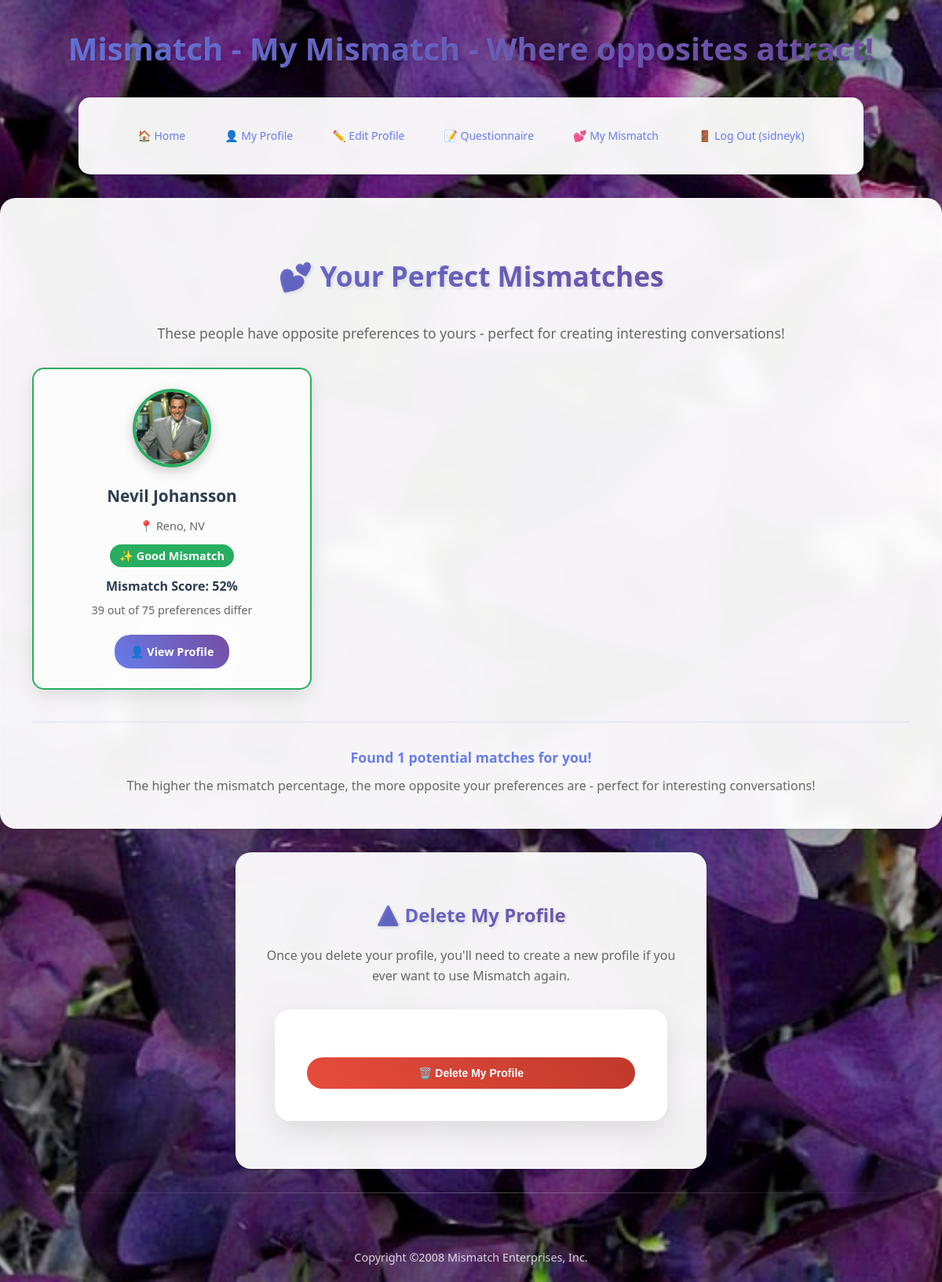
Page /mymismatch.php (signed in) on the committed database.
### tables this page shows
CREATE TABLE mismatch_user (
  user_id INTEGER PRIMARY KEY AUTOINCREMENT,
  username VARCHAR(32),
  password VARCHAR(40),
  join_date DATETIME,
  first_name VARCHAR(32),
  last_name VARCHAR(32),
  gender VARCHAR(1),
  birthdate DATE,
  city VARCHAR(32),
  state VARCHAR(2),
  picture VARCHAR(32)
);

### mymismatch.php (the view, shortened to what this page needs)
<?php
  require_once('header.php');
  require_once('navmenu.php');
  $dbc = new SQLite3(DB_PATH);
  $query = "SELECT topic_id, response FROM mismatch_response WHERE user_id = " . $_SESSION['user_id'];
  $user_responses = $dbc->query($query);
  $user_preferences = array();
  while ($row = $user_responses->fetchArray(SQLITE3_ASSOC)) {
    $user_preferences[$row['topic_id']] = $row['response'];
  }
  $mismatch_users = array();
  $query = "SELECT DISTINCT u.user_id, u.first_name, u.last_name, u.gender, u.city, u.state, u.picture
            FROM mismatch_user u
            INNER JOIN mismatch_response r ON u.user_id = r.user_id
            WHERE u.user_id != " . $_SESSION['user_id'] . "
            AND u.first_name IS NOT NULL
            GROUP BY u.user_id
            HAVING COUNT(r.response_id) > 0";
  $other_users = $dbc->query($query);
  while ($user = $other_users->fetchArray(SQLITE3_ASSOC)) {
    $query = "SELECT topic_id, response FROM mismatch_response WHERE user_id = " . $user['user_id'];
    $other_responses = $dbc->query($query);
    $mismatch_count = 0;
    $total_questions = 0;
    while ($response = $other_responses->fetchArray(SQLITE3_ASSOC)) {
      if (isset($user_preferences[$response['topic_id']])) {
        $total_questions++;
        if ($user_preferences[$response['topic_id']] != $response['response']) {
          $mismatch_count++;
        }
      }
    }
    if ($total_questions >= 5) {
      $mismatch_percentage = ($mismatch_count / $total_questions) * 100;
      $user['mismatch_percentage'] = round($mismatch_percentage);
      $user['mismatch_count'] = $mismatch_count;
      $user['total_questions'] = $total_questions;
      $mismatch_users[] = $user;
    }
  }
  usort($mismatch_users, function($a, $b) {
    return $b['mismatch_percentage'] - $a['mismatch_percentage'];
  });
  echo '<div style="background: rgba(255, 255, 255, 0.95); backdrop-filter: blur(10px); border-radius: 20px; padding: 40px; margin: 30px auto; max-width: 1200px; box-shadow: 0 15px 35px rgba(0,0,0,0.1); border: 1px solid rgba(255,255,255,0.2);">';
  echo '<h3 style="text-align: center; margin-bottom: 30px; background: linear-gradient(45deg, #667eea, #764ba2); -webkit-background-clip: text; -webkit-text-fill-color: transparent; background-clip: text; font-size: 2.2em; font-weight: 700;">💕 Your Perfect Mismatches</h3>';
  if (empty($mismatch_users)) {
    echo '<div style="text-align: center; padding: 40px;">';
    echo '<p style="color: #666; font-size: 1.2em; margin-bottom: 20px;">No matches found yet. More people need to complete the questionnaire!</p>';
    echo '<p style="color: #667eea; font-weight: 600;">Share Mismatch with your friends to find more potential matches!</p>';
    echo '</div>';
  } else {
    echo '<p style="text-align: center; color: #666; margin-bottom: 30px; font-size: 1.1em;">These people have opposite preferences to yours - perfect for creating interesting conversations!</p>';
    echo '<div style="display: grid; grid-template-columns: repeat(auto-fill, minmax(300px, 1fr)); gap: 25px;">';
    foreach ($mismatch_users as $match) {
      $match_level = '';
      $match_color = '';
      if ($match['mismatch_percentage'] >= 80) {
        $match_level = '🔥 Perfect Mismatch';
        $match_color = '#e74c3c';
      } elseif ($match['mismatch_percentage'] >= 60) {
        $match_level = '💫 Great Mismatch';
        $match_color = '#f39c12';
      } else {
        $match_level = '✨ Good Mismatch';
        $match_color = '#27ae60';
      }
      echo '<div style="background: rgba(255, 255, 255, 0.8); border-radius: 15px; padding: 25px; border: 2px solid ' . $match_color . '; box-shadow: 0 8px 25px rgba(0,0,0,0.1); transition: transform 0.3s ease;">';
      if (!empty($match['picture']) && is_file(MM_UPLOADPATH . $match['picture']) && filesize(MM_UPLOADPATH . $match['picture']) > 0) {
        echo '<img src="' . MM_UPLOADPATH . $match['picture'] . '" alt="' . $match['first_name'] . '" style="width: 100px; height: 100px; object-fit: cover; border-radius: 50%; border: 4px solid ' . $match_color . '; margin: 0 auto 20px; display: block; box-shadow: 0 5px 15px rgba(0,0,0,0.2);" />';
      } else {
        echo '<img src="' . MM_UPLOADPATH . 'nopic.jpg' . '" alt="' . $match['first_name'] . '" style="width: 100px; height: 100px; object-fit: cover; border-radius: 50%; border: 4px solid ' . $match_color . '; margin: 0 auto 20px; display: block; box-shadow: 0 5px 15px rgba(0,0,0,0.2);" />';
      }
      echo '<h4 style="text-align: center; color: #2c3e50; margin-bottom: 10px; font-size: 1.3em;">' . $match['first_name'] . ' ' . $match['last_name'] . '</h4>';
      if (!empty($match['city']) || !empty($match['state'])) {
        echo '<p style="text-align: center; color: #666; margin-bottom: 15px; font-size: 0.9em;">📍 ' . $match['city'] . ', ' . $match['state'] . '</p>';
      }
      echo '<div style="text-align: center; margin-bottom: 15px;">';
      echo '<span style="background: ' . $match_color . '; color: white; padding: 5px 12px; border-radius: 15px; font-size: 0.9em; font-weight: 600;">' . $match_level . '</span>';
      echo '</div>';
      echo '<div style="text-align: center; margin-bottom: 20px;">';
      echo '<p style="color: #2c3e50; font-weight: 600; margin-bottom: 5px;">Mismatch Score: ' . $match['mismatch_percentage'] . '%</p>';
      echo '<p style="color: #666; font-size: 0.9em;">' . $match['mismatch_count'] . ' out of ' . $match['total_questions'] . ' preferences differ</p>';
      echo '</div>';
      echo '<div style="text-align: center;">';
      echo '<a href="viewprofile.php?user_id=' . $match['user_id'] . '" style="background: linear-gradient(45deg, #667eea, #764ba2); color: white; padding: 10px 20px; border-radius: 20px; text-decoration: none; font-weight: 600; display: inline-block; transition: all 0.3s ease; font-size: 0.9em;">👤 View Profile</a>';
      echo '</div>';
      echo '</div>';
    }
    echo '</div>';
    echo '<div style="text-align: center; margin-top: 40px; padding-top: 30px; border-top: 2px solid rgba(102, 126, 234, 0.1);">';
    echo '<p style="color: #667eea; font-weight: 600; font-size: 1.1em;">Found ' . count($mismatch_users) . ' potential matches for you!</p>';
    echo '<p style="color: #666; margin-top: 10px;">The higher the mismatch percentage, the more opposite your preferences are - perfect for interesting conversations!</p>';
    echo '</div>';
  }
  echo '</div>';
  echo '<div style="background: rgba(255, 255, 255, 0.95); backdrop-filter: blur(10px); border-radius: 20px; padding: 30px; margin: 30px auto; max-width: 600px; box-shadow: 0 15px 35px rgba(0,0,0,0.1); border: 1px solid rgba(255,255,255,0.2);">';
  echo '<h3 style="text-align: center; margin-bottom: 20px; color: #e74c3c; font-size: 1.5em;">⚠️ Delete My Profile</h3>';
  echo '<p style="text-align: center; color: #666; margin-bottom: 20px; line-height: 1.6;">Once you delete your profile, you\'ll need to create a new profile if you ever want to use Mismatch again.</p>';
  echo '<form method="post" action="' . $_SERVER['PHP_SELF'] . '" style="text-align: center;">';
  echo '<input type="submit" value="🗑️ Delete My Profile" name="submit" style="background: linear-gradient(45deg, #e74c3c, #c0392b); color: white; padding: 12px 25px; border: none; border-radius: 20px; font-size: 14px; font-weight: 600; cursor: pointer; transition: all 0.3s ease;" />';
  echo '</form>';
  echo '</div>';
?>
<?php
  require_once('footer.php');
?>

### style.css (style rules this page uses)
* { margin: 0; padding: 0; box-sizing: border-box; }
body { font-family: 'Segoe UI', Tahoma, Geneva, Verdana, sans-serif; background: url('images/background.jpg') no-repeat center center fixed; background-size: cover; min-height: 100vh; color: #333; line-height: 1.6; position: relative; }
body::before { content: ''; position: fixed; top: 0; left: 0; width: 100%; height: 100%; background: rgba(0, 0, 0, 0.3); z-index: -1; }
h1, h2, h3, h4 { color: #2c3e50; margin-bottom: 20px; text-align: center; }
h3 { background: linear-gradient(45deg, #667eea, #764ba2); -webkit-background-clip: text; -webkit-text-fill-color: transparent; background-clip: text; font-size: 2.5em; font-weight: 700; text-shadow: 2px 2px 4px rgba(0,0,0,0.1); margin: 30px 0; }
form { background: rgba(255, 255, 255, 0.95); backdrop-filter: blur(10px); border-radius: 20px; padding: 40px; margin: 30px auto; max-width: 500px; box-shadow: 0 15px 35px rgba(0,0,0,0.1); border: 1px solid rgba(255,255,255,0.2); }
input[type="submit"] { background: linear-gradient(45deg, #667eea, #764ba2); color: white; padding: 15px 30px; border: none; border-radius: 25px; font-size: 16px; font-weight: 600; cursor: pointer; transition: all 0.3s ease; width: 100%; margin-top: 20px; }
img { border-radius: 15px; box-shadow: 0 5px 15px rgba(0,0,0,0.2); transition: transform 0.3s ease; }
a { color: #667eea; text-decoration: none; transition: all 0.3s ease; }
form, .navmenu, table { animation: fadeInUp 0.6s ease-out; }

### rows in the picture
mismatch_user: picture (picture), first_name "Nevil", last_name "Johansson", city "Reno", state "NV", match_level "✨ Good Mismatch", mismatch_percentage "52", mismatch_count "39", total_questions "75"

### other values in the picture
$page_title "My Mismatch - Where opposites attract!"
$_SESSION['username'] "sidneyk"
count($mismatch_users) "1"
